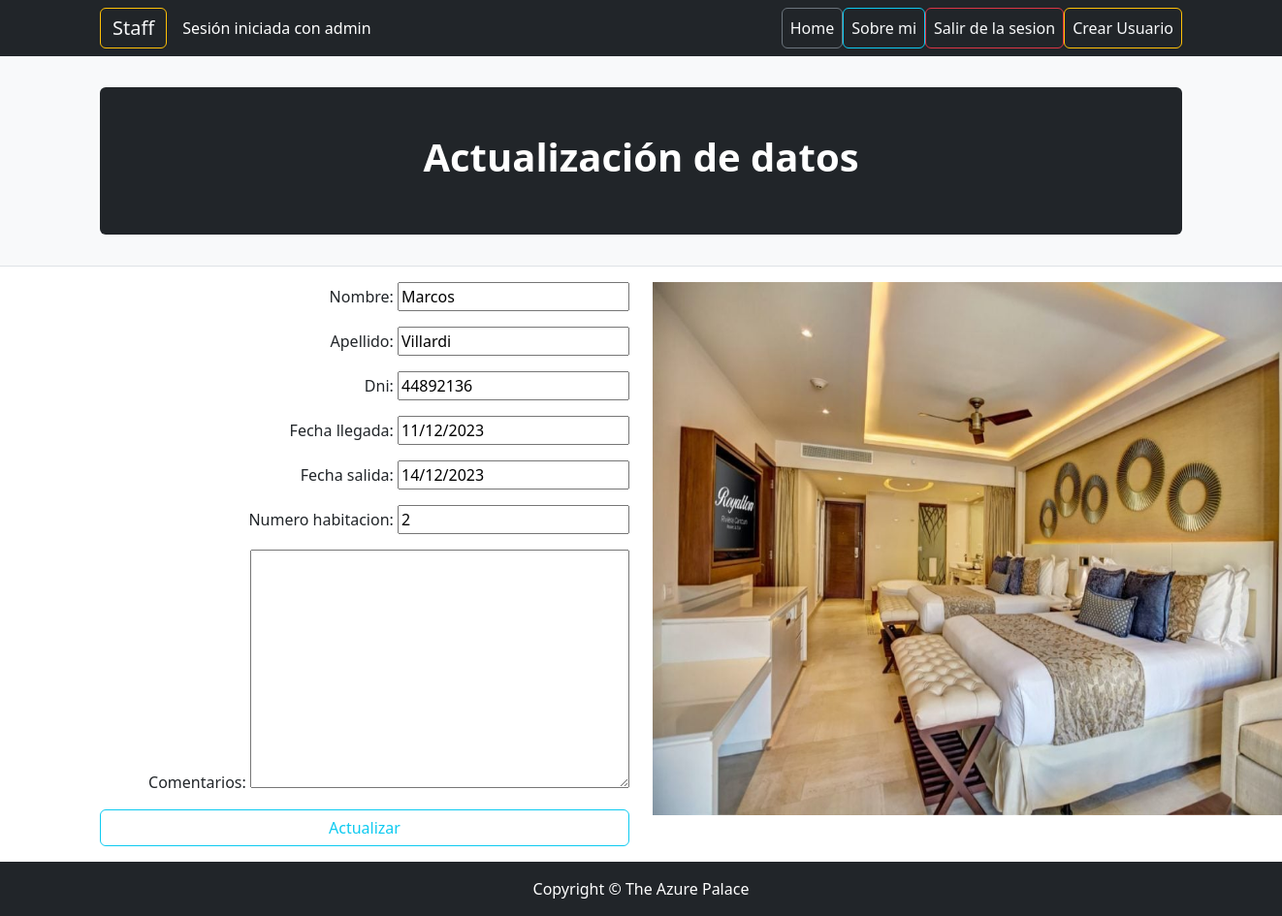
The app's page /blog/reserva_update/3 (signed in) with its own data.
### apps/blog/models.py (models this page shows, shortened)
class Reserva(models.Model):
    nombre = models.CharField(max_length=50)
    apellido = models.CharField(max_length=50)
    dni = models.PositiveIntegerField()
    fecha_llegada = models.DateField()
    fecha_salida = models.DateField()
    numero_habitacion = models.PositiveSmallIntegerField()
    comentarios = models.TextField(null=True,blank=True)
    class Meta:
        verbose_name = 'Reserva'
        verbose_name_plural = 'Reservas'

### apps/blog/views.py (the view)
# urls.py: path('reserva_update/<int:pk>', staff_member_required(views.Reserva_update.as_view()), name='reserva_update'),
class Reserva_update(UpdateView):
    model = models.Reserva
    template_name = 'blog/reserva_update.html'
    form_class = forms.ReservaForm
    success_url = reverse_lazy('home:index')

### apps/blog/forms.py
class ReservaForm(forms.ModelForm):
    class Meta:
        model = models.Reserva
        fields = '__all__'

### apps/blog/templates/blog/reserva_update.html (shortened to what this page needs)
{% extends 'home/base.html' %}
{% load static %}
{% block header %}
    <div class="jumbotron p-4 p-md-5 text-white rounded bg-dark">
        <h1 class="fw-bolder">Actualización de datos</h1>
    </div>
{% endblock  %}
{% block content %}
    <div class="container">
        <div class="row">
            <div class="col-lg-6">
                <div>
                    <form style="text-align:right" action="" method="post">
                        {{ form.as_p }}
                        <p class="d-grid"><button type="submit" class="btn btn-outline-info">Actualizar</button></p>
                    </form>
                </div>
            </div>
            <div class="col-lg-6">
                <div class="text-right">
                    <img src="{% static 'blog/img/habitacion.jpg' %}" width="700" height="550" alt="">
                </div>
            </div>
        </div>
    </div>
{% endblock %}

### apps/home/templates/home/navbar.html (shortened to what this page needs)
<nav class="navbar navbar-expand-lg navbar-dark bg-dark">
    <div class="container">
        {% if user.is_staff %}
        <a class="navbar-brand btn btn-outline-warning text-light" href="{% url 'admin:index' %}"> Staff </a>
        {% endif %}
        {% if user.is_authenticated %}
            <p class="text-white mb-2 mb-lg-0"> Sesión iniciada con {{ user.username }} </p>
        {% endif %}
        <div class="collapse navbar-collapse" id="navbarSupportedContent">
            <ul class="navbar-nav ms-auto mb-2 mb-lg-0">
                <li class="nav-item"><a class="nav-link btn btn-outline-secondary text-light {% if request.path == '/' %} active {% endif %}" href="{% url 'home:index' %}">Home</a></li>
                <li class="nav-item"><a class="nav-link btn btn-outline-info text-light {% if request.path == '/about/' %} active {% endif %}" href="{% url 'home:about' %}">Sobre mi</a></li>
                {% if user.is_authenticated %}
                <li class="nav-item"><a class="nav-link btn btn-outline-danger text-light {% if request.path == '/logout/' %} active {% endif %}" href="{% url 'home:confirm' %}">Salir de la sesion</a></li>
                {% else %}
                <li class="nav-item"><a class="nav-link btn btn-outline-success text-light {% if request.path == '/login/' %} active {% endif %}" aria-current="page" href="{% url 'home:login' %}">Iniciar sesion</a></li>
                {% endif %}
                {% if user.is_staff %}
                <li class="nav-item"><a class="nav-link btn btn-outline-warning text-light {% if request.path == '/register/' %} active {% endif %}" href="{% url 'home:register' %}">Crear Usuario</a></li>
                {% endif %}
            </ul>
        </div>
    </div>
</nav>

### records on screen
Reserva: nombre "Marcos", apellido "Villardi", dni "44892136", fecha_llegada "11/12/2023", fecha_salida "14/12/2023", numero_habitacion "2"

### other values on screen
{{ user.username }} "admin"
